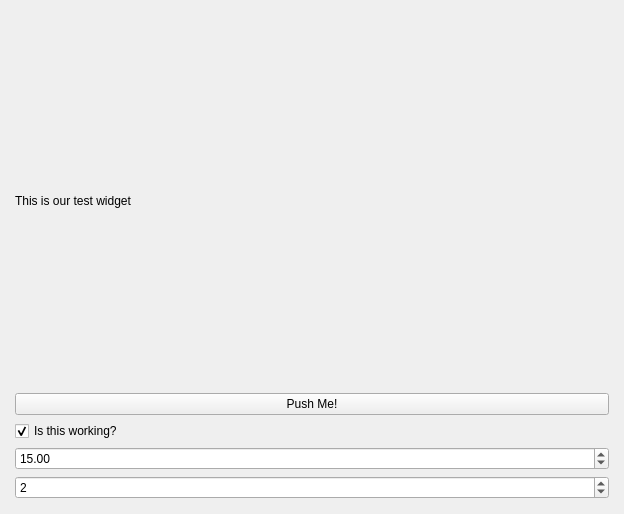
<?xml version="1.0" encoding="UTF-8"?>
<ui version="4.0">
 <class>Form</class>
 <widget class="QWidget" name="Form">
  <property name="geometry">
   <rect>
    <x>0</x>
    <y>0</y>
    <width>624</width>
    <height>514</height>
   </rect>
  </property>
  <property name="sizePolicy">
   <sizepolicy hsizetype="Expanding" vsizetype="Expanding">
    <horstretch>3</horstretch>
    <verstretch>3</verstretch>
   </sizepolicy>
  </property>
  <property name="minimumSize">
   <size>
    <width>10</width>
    <height>10</height>
   </size>
  </property>
  <property name="windowTitle">
   <string>Form</string>
  </property>
  <layout class="QVBoxLayout" name="verticalLayout">
   <property name="leftMargin">
    <number>15</number>
   </property>
   <property name="topMargin">
    <number>15</number>
   </property>
   <property name="rightMargin">
    <number>15</number>
   </property>
   <property name="bottomMargin">
    <number>15</number>
   </property>
   <item>
    <widget class="QLabel" name="titleLabel">
     <property name="text">
      <string>This is our test widget</string>
     </property>
    </widget>
   </item>
   <item>
    <widget class="QPushButton" name="buttonExample">
     <property name="text">
      <string>Push Me!</string>
     </property>
    </widget>
   </item>
   <item>
    <widget class="QCheckBox" name="checkBoxButton">
     <property name="text">
      <string>Is this working?</string>
     </property>
     <property name="checked">
      <bool>true</bool>
     </property>
    </widget>
   </item>
   <item>
    <widget class="QDoubleSpinBox" name="numberEdit">
     <property name="value">
      <double>15.000000000000000</double>
     </property>
    </widget>
   </item>
   <item>
    <widget class="QSpinBox" name="intSpinBox">
     <property name="value">
      <number>2</number>
     </property>
    </widget>
   </item>
  </layout>
 </widget>
 <resources/>
 <connections/>
</ui>
